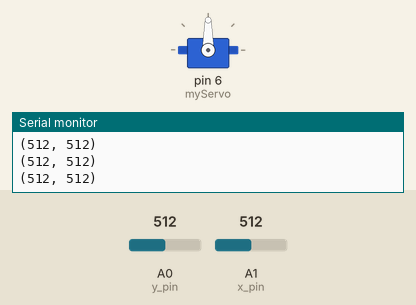
Bench run of a sketch on a simulated Arduino Uno, built with avr-gcc and run on an emulated ATmega328P. On the bench: servo, the last lines printed to the serial monitor. The test bench sets the inputs (shaded band); at power-on: A0 (y_pin) = 512, A1 (x_pin) = 512.

Above: at 1.2 s.
1.3 s: A0 (y_pin) set to 982
At 1.6 s:
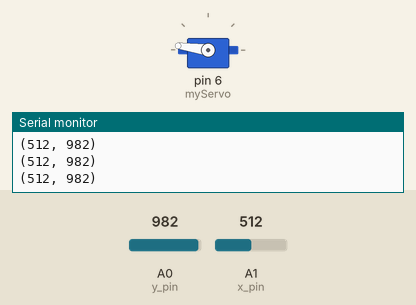
2.8 s: A0 (y_pin) set to 1013
At 4.0 s:
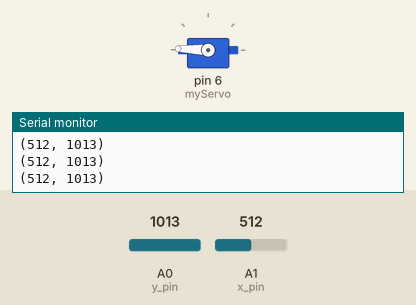
4.3 s: A0 (y_pin) set to 900
At 5.2 s:
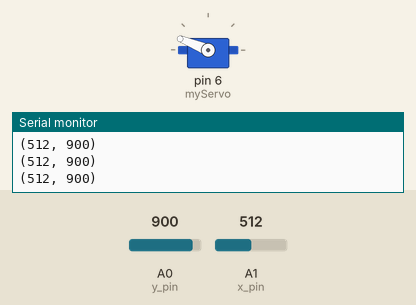
5.8 s: A0 (y_pin) set to 1023
At 7.0 s:
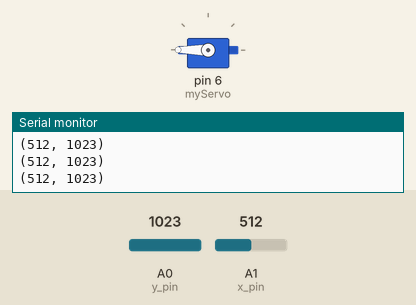
7.3 s: A0 (y_pin) set to 716
At 7.6 s:
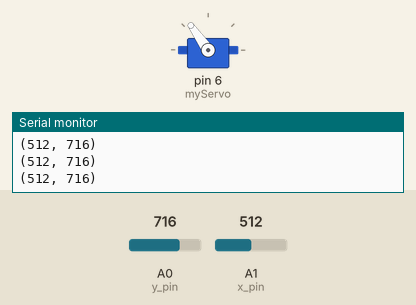
8.8 s: A1 (x_pin) set to 983
10.3 s: A1 (x_pin) set to 1013
Timing chart, 0 to 12.8 s (numbered marks = the images above; inputs shaded):
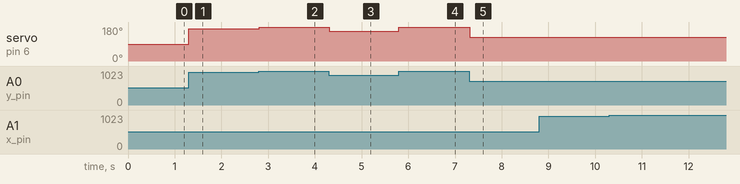

The sketch:

Joystick_servo_controller.ino
```cpp
#include <Servo.h>

#define x_pin A1
#define y_pin A0
#define hardcoded_vcc A2
#define hardcoded_gnd A3

Servo myServo;

void setup() {
  Serial.begin(9600);

  pinMode(hardcoded_vcc, OUTPUT);
  pinMode(hardcoded_gnd, OUTPUT);

  digitalWrite(hardcoded_vcc, HIGH);
  digitalWrite(hardcoded_gnd, LOW);

  myServo.attach(6);
}

void loop() {
  int x_val = analogRead(x_pin);
  int y_val = analogRead(y_pin);

  int angle = map(y_val, 0, 1023, 0, 180);

  myServo.write(angle);

  delay(15);

  Serial.print("(");
  Serial.print(x_val);
  Serial.print(", ");
  Serial.print(y_val);
  Serial.println(")");

}
```

Measured:
- after the input at 1.3 s, servo on pin 6 (myServo): 90° → 172° at once
- after the input at 2.8 s, servo on pin 6 (myServo): 172° → 178° at once
- after the input at 4.3 s, servo on pin 6 (myServo): 178° → 158° at once
- after the input at 5.8 s, servo on pin 6 (myServo): 158° → 180° at once
- after the input at 7.3 s, servo on pin 6 (myServo): 180° → 125° at once
